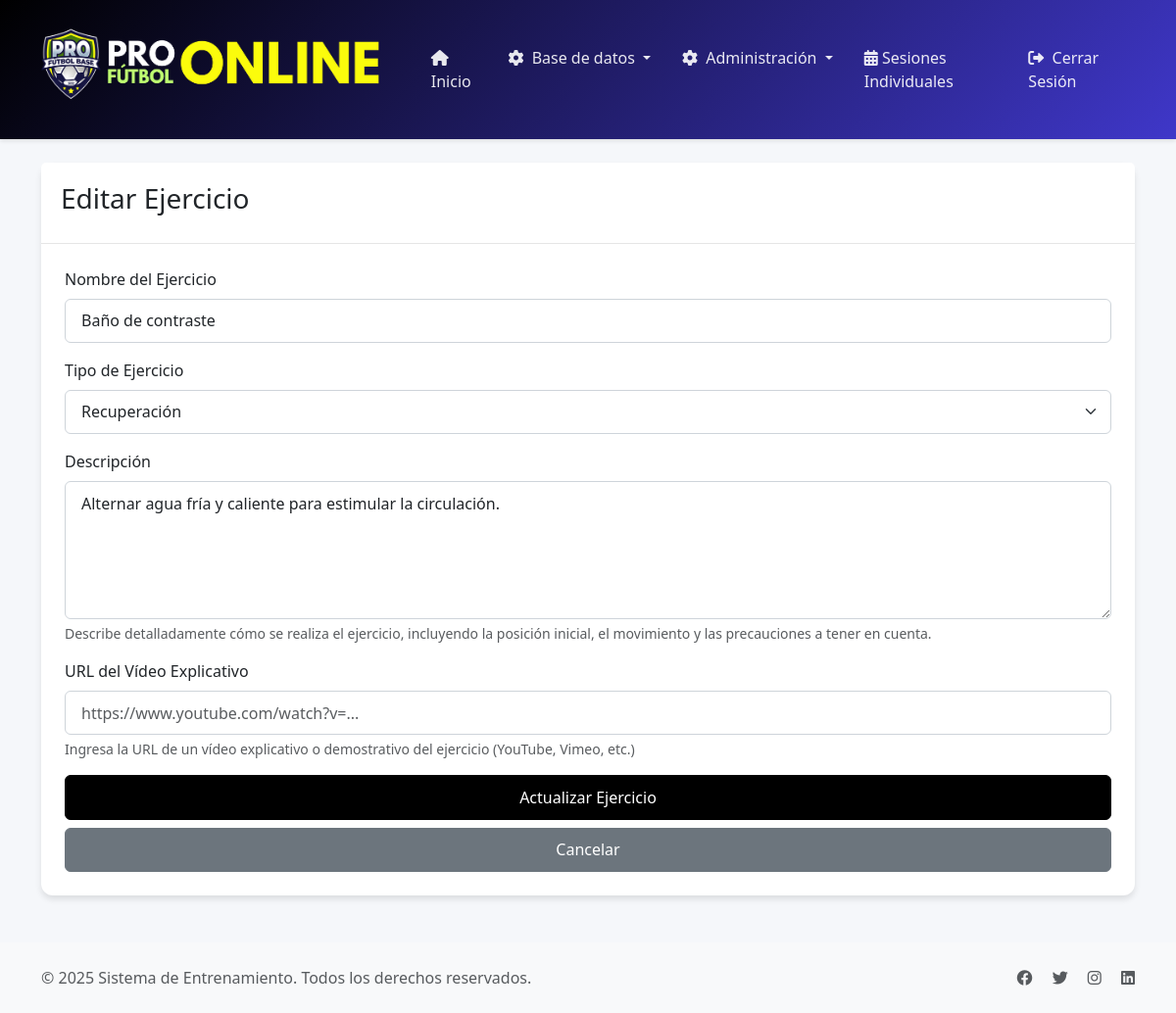
The page /ejercicios/editar/74 (signed in) on the database its author committed.
### tables this page shows
CREATE TABLE `ejercicios` (
  `id` int NOT NULL,
  `nombre` varchar(100) NOT NULL,
  `descripcion` text,
  `tipo_id` int NOT NULL,
  `video_url` varchar(255) DEFAULT NULL,
  `created_at` timestamp NULL DEFAULT CURRENT_TIMESTAMP
);

### controllers/BaseController.php (called while the page is built, shortened)
<?php
class BaseController {
    protected function render($view, $data = []) {
        extract($data);
        $viewPath = __DIR__ . "/../views/{$view}.php";
        require_once $viewPath;
    }
}

### controllers/EjercicioController.php (called while the page is built, shortened)
<?php
require_once 'BaseController.php';
require_once 'models/EjercicioModel.php';
require_once 'models/TipoEjercicioModel.php';
class EjercicioController extends BaseController {
    private $ejercicioModel;
    private $tipoModel;
    public function __construct() {
        $this->ejercicioModel = new EjercicioModel();
        $this->tipoModel = new TipoEjercicioModel();
    }
    public function editar($id) {
        $ejercicio = $this->ejercicioModel->findById($id);
        $tipos = $this->tipoModel->getAll();
        $this->render('ejercicios/editar', [
            'ejercicio' => $ejercicio,
            'tipos' => $tipos
        ]);
    }
}

### config/database.php (called while the page is built, shortened)
<?php
class Database {
    private static $instance = null;
    private $connection;
    private function __construct() {
        $host = 'localhost';
        $dbname = 'profutbolonline_qwb';
        $username = 'profutbolonline_asa';
        $password = '&}p^lgTkK9d~';
        try {
            $dsn = "mysql:host=$host;dbname=$dbname;charset=utf8mb4";
            $options = [
                PDO::ATTR_ERRMODE => PDO::ERRMODE_EXCEPTION,
                PDO::ATTR_DEFAULT_FETCH_MODE => PDO::FETCH_ASSOC,
                PDO::ATTR_EMULATE_PREPARES => false,
            ];
            $this->connection = new PDO($dsn, $username, $password, $options);
        } catch (PDOException $e) {
            die("Error de conexión a la base de datos: " . $e->getMessage());
        }
    }
    public static function getInstance() {
        if (self::$instance === null) {
            self::$instance = new self();
        }
        return self::$instance;
    }
    public function getConnection() {
        return $this->connection;
    }
}

### models/BaseModel.php (called while the page is built, shortened)
<?php
require_once __DIR__ . '/../config/database.php';
class BaseModel {
    public function __construct($table = null) {
        $this->db = Database::getInstance()->getConnection();
    }
}

### models/EjercicioModel.php (called while the page is built, shortened)
<?php
require_once 'BaseModel.php';
class EjercicioModel extends BaseModel {
    public function findById($id) {
        $query = "SELECT e.*, t.nombre as tipo_nombre, t.color as tipo_color, t.icono as tipo_icono
                  FROM ejercicios e
                  JOIN tipos_ejercicios t ON e.tipo_id = t.id
                  WHERE e.id = ?";
        $stmt = $this->db->prepare($query);
        $stmt->execute([$id]);
        return $stmt->fetch(PDO::FETCH_ASSOC);
    }
}

### models/TipoEjercicioModel.php (called while the page is built, shortened)
<?php
require_once 'BaseModel.php';
class TipoEjercicioModel extends BaseModel {
    public function __construct() {
        $this->table = 'tipos_ejercicios';
    }
    public function getAll() {
        $sql = "SELECT * FROM {$this->table} ORDER BY nombre";
        $stmt = $this->db->prepare($sql);
        $stmt->execute();
        return $stmt->fetchAll(PDO::FETCH_ASSOC);
    }
}

### views/ejercicios/editar.php (the view, shortened to what this page needs)
<?php require_once 'views/layouts/header.php'; ?>
<div class="container mt-4">
    <div class="row justify-content-center">
        <div class="col-md-12">
            <div class="card">
                <div class="card-header">
                    <h3>Editar Ejercicio</h3>
                </div>
                <div class="card-body">
                    <form method="POST" action="/ejercicios/editar/<?php echo $ejercicio['id']; ?>">
                        <div class="mb-3">
                            <label for="nombre" class="form-label">Nombre del Ejercicio</label>
                            <input type="text" class="form-control" id="nombre" name="nombre"
                                   value="<?php echo htmlspecialchars($ejercicio['nombre']); ?>" required>
                        </div>
                        <div class="mb-3">
                            <label for="tipo_id" class="form-label">Tipo de Ejercicio</label>
                            <select class="form-select" id="tipo_id" name="tipo_id" required>
                                <?php foreach ($tipos as $tipo): ?>
                                    <option value="<?php echo $tipo['id']; ?>"
                                            data-color="<?php echo $tipo['color']; ?>"
                                            data-icon="<?php echo $tipo['icono']; ?>"
                                            <?php echo $ejercicio['tipo_id'] == $tipo['id'] ? 'selected' : ''; ?>>
                                        <i class="<?php echo $tipo['icono']; ?>" style="color: <?php echo $tipo['color']; ?>"></i>
                                    </option>
                                <?php endforeach; ?>
                            </select>
                        </div>
                        <div class="mb-3">
                            <label for="descripcion" class="form-label">Descripción</label>
                            <textarea class="form-control" id="descripcion" name="descripcion" rows="5" required><?php
                                echo htmlspecialchars($ejercicio['descripcion']);
                            ?></textarea>
                            <div class="form-text">
                                Describe detalladamente cómo se realiza el ejercicio, incluyendo la posición inicial,
                                el movimiento y las precauciones a tener en cuenta.
                            </div>
                        </div>
                        <div class="mb-3">
                            <label for="video_url" class="form-label">URL del Vídeo Explicativo</label>
                            <input type="url" class="form-control" id="video_url" name="video_url"
                                   value="<?php echo htmlspecialchars($ejercicio['video_url'] ?? ''); ?>"
                                   placeholder="https://www.youtube.com/watch?v=...">
                            <div class="form-text">
                                Ingresa la URL de un vídeo explicativo o demostrativo del ejercicio (YouTube, Vimeo, etc.)
                            </div>
                        </div>
                        <div class="d-grid gap-2">
                            <button type="submit" class="btn btn-primary">Actualizar Ejercicio</button>
                            <a href="/ejercicios" class="btn btn-secondary">Cancelar</a>
                        </div>
                    </form>
                </div>
            </div>
        </div>
    </div>
</div>
<?php require_once 'views/layouts/footer.php'; ?>

### views/layouts/header.php (style rules this page uses)
:root { --primary-color: #000000; --secondary-color: #3f37c9; --accent-color: #4cc9f0; --success-color: #4caf50; --warning-color: #ff9800; --danger-color: #f44336; --light-color: #f8f9fa; --dark-color: #212529; }
body { background-color: #f5f7fa; font-family: 'Segoe UI', system-ui, -apple-system, sans-serif; }
.btn { padding: 0.6rem 1.2rem; font-weight: 500; border-radius: 6px; transition: all 0.3s ease; }
.btn-primary { background-color: var(--primary-color); border-color: var(--primary-color); }
.form-control, .form-select { border-radius: 6px; padding: 0.6rem 1rem; border: 1px solid #ced4da; transition: all 0.3s ease; }
.card { border: none; border-radius: 12px; box-shadow: 0 4px 6px rgba(0,0,0,0.1); transition: all 0.3s ease; }
.card-header { background-color: white; border-bottom: 1px solid rgba(0,0,0,0.1); padding: 1.25rem; }
.card-body { padding: 1.5rem; }

### rows shown on the page
ejercicios: nombre "Baño de contraste", tipo_id "Recuperación", descripcion "Alternar agua fría y caliente para estimular la circulación."
